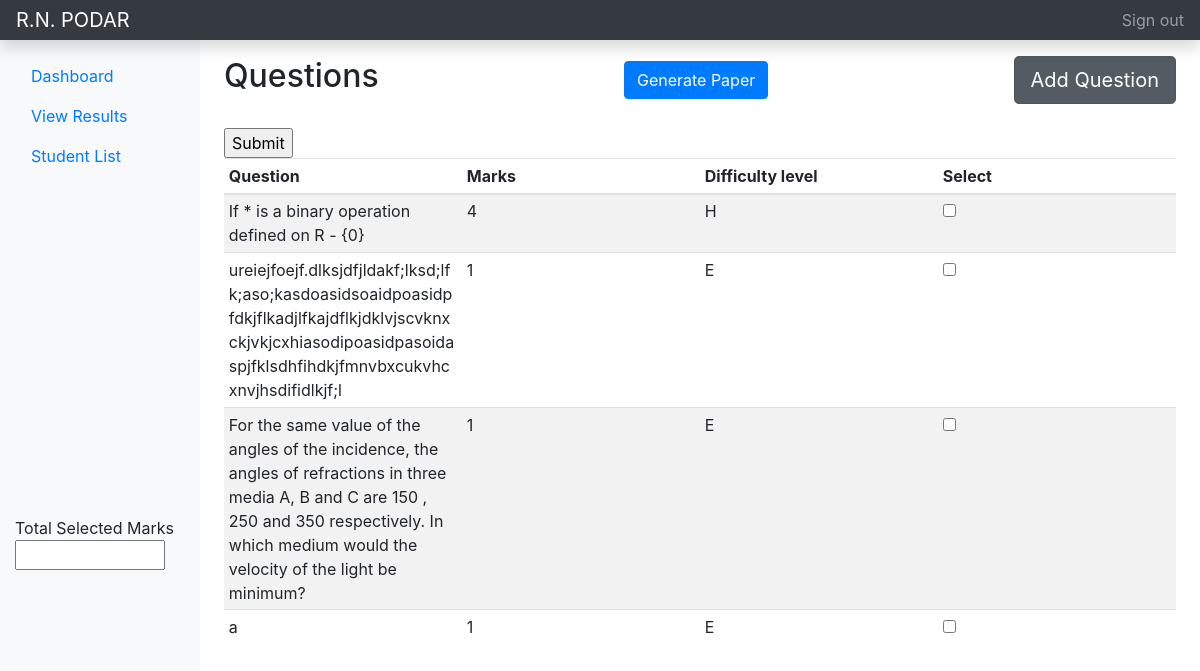
/paper/, run on an earlier commit of the app's database.
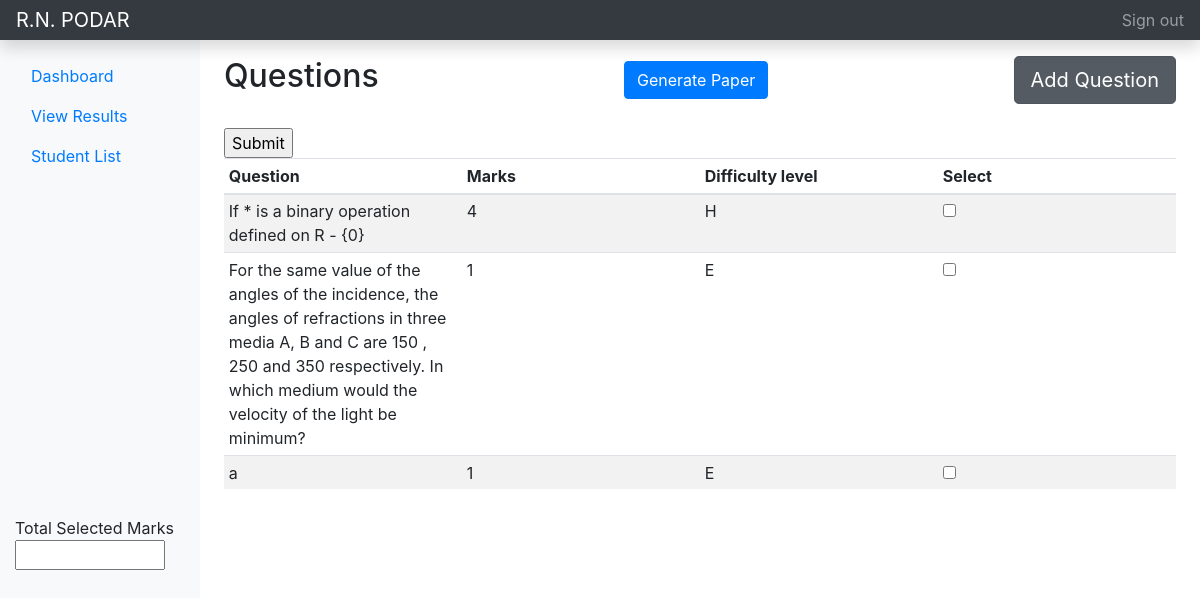
And on a later commit of the database.
### Generator/models.py (models this page shows)
class Mathematics(models.Model):
    question_text = models.CharField(max_length=200)
    answer = models.CharField(max_length=1)
    marks = models.IntegerField(default=0)
    difficulty_level = models.CharField(max_length=1,blank=True)

### Generator/views.py (the view)
# urls.py: path('', views.index, name='index'),
def index(request):
    try:
        question_list = Mathematics.objects.order_by('id')[0:5]
    except Mathematics.DoesNotExist:
        raise Http404("Question does not exist")
    template = loader.get_template('pages/activity.html')
    return render(request, 'pages/activity.html', {'question': question_list})

### Generator/templates/pages/activity.html (shortened to what this page needs)
<!doctype html>
<html lang="en">
<head>
  <link href="https://stackpath.bootstrapcdn.com/bootstrap/4.5.2/css/bootstrap.min.css" rel="stylesheet">
</head>
<body>
  <nav class="navbar navbar-dark sticky-top bg-dark flex-md-nowrap p-0 shadow">
    <a class="navbar-brand col-md-3 col-lg-2 mr-0 px-3" href="#">R.N. PODAR</a>
    <ul class="navbar-nav px-3">
      <li class="nav-item text-nowrap">
        <a class="nav-link" href="#">Sign out</a>
      </li>
    </ul>
  </nav>
  <div class="container-fluid">
    <div class="row">
      <nav id="nav" class="col-md-3 col-lg-2 d-md-block bg-light sidebar collapse">
        <div class="sidebar-sticky pt-3">
          <ul class="nav flex-column">
            <li class="nav-item">
              <a class="nav-link active" href="#">
                Dashboard <span class="sr-only">(current)</span>
              </a>
            </li>
            <li class="nav-item">
              <a class="nav-link" href="#">
                View Results
              </a>
            </li>
            <li class="nav-item">
              <a class="nav-link" href="#">
                Student List
              </a>
            </li>
          </ul>
          <div style="margin-top: 200%;">
            Total Selected Marks
            <input type="text" id="total" name="total" value="" style="width:150px">
          </div>
        </div>
      </nav>
      <main role="main" class="col-md-9 ml-sm-auto col-lg-10 px-md-4">
        <div class="d-flex justify-content-between flex-wrap flex-md-nowrap align-items-center pt-3 pb-2 mb-3">
          <h1 class="h2">Questions</h1>
          <a class="btn btn-primary" href="activity.html" role="button">Generate Paper</a>
          <a href="http://127.0.0.1:8000/admin/Generator/mathematics/" class="btn btn-secondary btn-lg active"
            role="button" aria-pressed="true">Add Question</a>
        </div>
        <div class="table-responsive">
          <table class="table table-striped table-sm">
            <thead>
              <tr>
                <th>Question</th>
                <th>Marks</th>
                <th>Difficulty level</th>
                <th>Select</th>
              </tr>
            </thead>
            <tbody>
              <form name='form1'  action="#"  method="post">
                {% for q in question %}
                <tr>
                  <td>{{q.question_text}}</td>
                  <td>{{q.marks}}</td>
                  <td>{{q.difficulty_level}}</td>
                  <td><input type="checkbox" name="question"  value="{{q.question_text}}"></td>
                </tr>
                {% endfor %}
                <input type="submit" value="Submit" onClick="printChecked()" value="Print selected values" />
            </form>
            </tbody>
          </table>
        </div>
      </main>
    </div>
  </div>
</body>
</html>

### Generator/templates/pages/activity.html (style rules this page uses)
table { border-collapse: collapse; table-layout: fixed; width: 300px; }
table td { width: 150px; word-wrap: break-word; }
#nav { position: fixed; z-index: 1000; left: 0; height: 100%; }

What changed in the data, as far as the page shows it:
removed Mathematics: question_text "ureiejfoejf.dlksjdfjldakf;lksd;lfk;aso;kasdoasidsoaidpoasidpfdkjflkadjlfkajdflkjdklvjscvknxckjvkjcxhiasodipoasidpasoidaspjfklsdhfihdkjfmnvbxcukvhcxnvjhsdifidlkjf;l", marks "1", difficulty_level "E"
